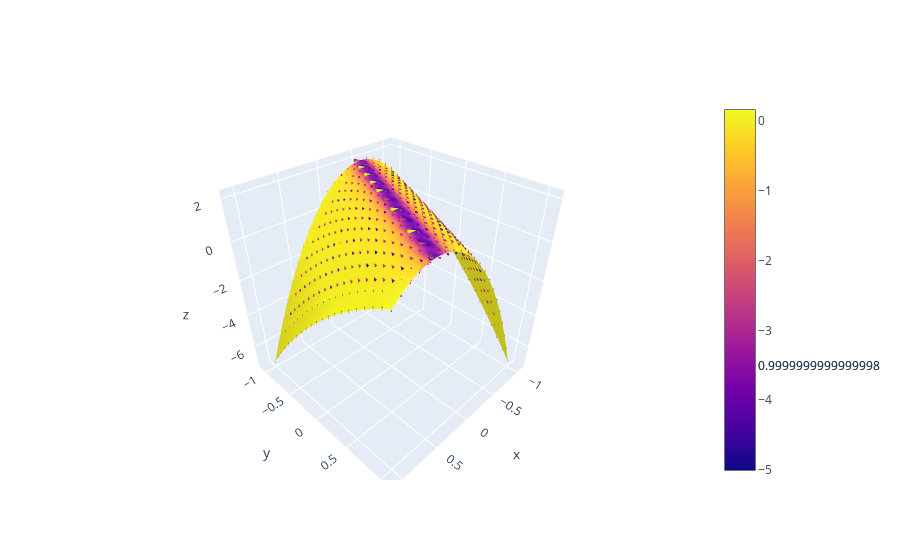

Here is the notebook cell this chart was saved with:
### Code cell
K, H, k1, k2, k1vec, k2vec = curvature_orthogonal_monge(Z, spacing=0.1)

print('k1[10,10]', k1[10,10])
print('k2[10,10]', k2[10,10])
# print(k1vec[10,10])
# print(k2vec[10,10])
print('k1vec * k2vec', np.dot(k1vec[10,10], k2vec[10,10]))
print('K[10,10]', K[10,10])
print('H[10,10]', H[10,10])

# fig = px.imshow(k2, labels=dict(x="X", y="Y", color="k2"),)
fig = go.Figure(
    data=[
        go.Cone(
            x=X.ravel(),
            y=Y.ravel(),
            z=Z.ravel(),
            u=k2vec[:, :, 0].ravel(),
            v=k2vec[:, :, 1].ravel(),
            w=k2vec[:, :, 2].ravel(),
            # sizemode="absolute",
            # sizeref=2,
            anchor="tip",
        ),
        go.Cone(
            x=X.ravel(),
            y=Y.ravel(),
            z=Z.ravel(),
            u=k1vec[:, :, 0].ravel(),
            v=k1vec[:, :, 1].ravel(),
            w=k1vec[:, :, 2].ravel(),
            # sizemode="absolute",
            # sizeref=1,
            anchor="tip",
        ),
    ]
)
fig.add_trace(go.Surface(x=X, y=Y, z=Z, surfacecolor=H)) # , surfacecolor=H
fig.show()

### Figure 1 — Plotly figure (JSON) as saved in the notebook; plotly's stock layout.template omitted (floating-point values rounded to 4 significant figures; data arrays with more than 128 entries replaced by an {"elided": "..."} marker saying what was removed)
{"data": [{"anchor": "tip", "type": "cone", "u": {"elided": "441 float values"}, "v": {"elided": "441 float values"}, "w": {"elided": "441 float values"}, "x": {"elided": "441 float values"}, "y": {"elided": "441 float values"}, "z": {"elided": "441 float values"}}, {"anchor": "tip", "type": "cone", "u": {"elided": "441 float values"}, "v": {"elided": "441 float values"}, "w": {"elided": "441 float values"}, "x": {"elided": "441 float values"}, "y": {"elided": "441 float values"}, "z": {"elided": "441 float values"}}, {"surfacecolor": {"elided": "21x21 float values"}, "type": "surface", "x": {"elided": "21x21 float values"}, "y": {"elided": "21x21 float values"}, "z": {"elided": "21x21 float values"}}], "layout": {}}
